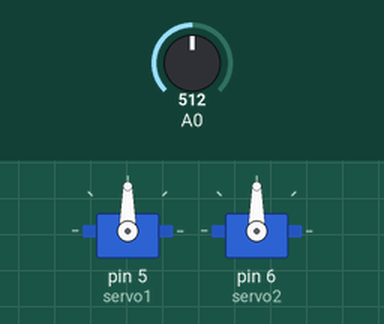
Recording of a sketch running on a simulated Arduino Uno, built with avr-gcc and run on an emulated ATmega328P. Parts: 2 × servo. The test bench sets the inputs (shaded band); at power-on: A0 = 512.

Above: at 1.2 s.
1.3 s: A0 set to 716
At 1.6 s:
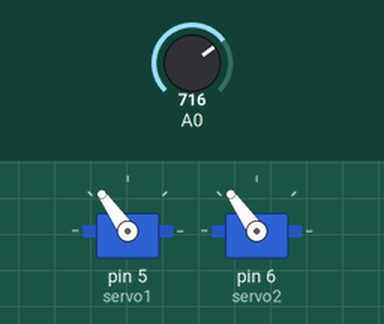
2.8 s: A0 set to 900
At 3.9 s:
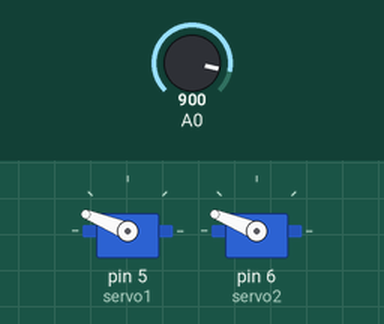
4.3 s: A0 set to 1023
At 5.0 s:
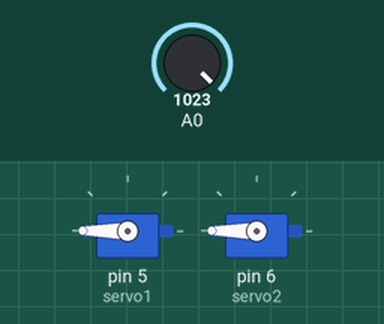
5.8 s: A0 set to 306
At 6.2 s:
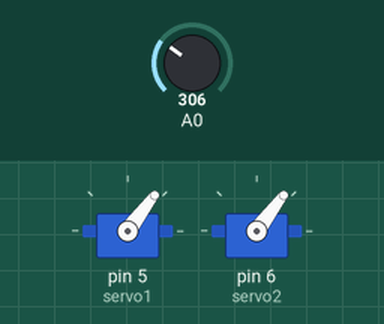
7.3 s: A0 set to 122
At 7.9 s:
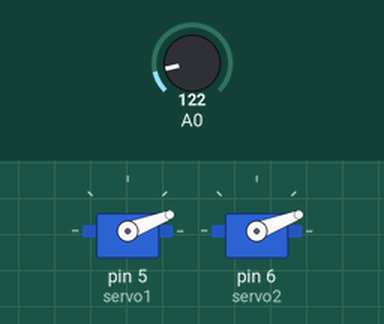
Timing chart, 0 to 9.8 s (numbered marks = the images above; inputs shaded):
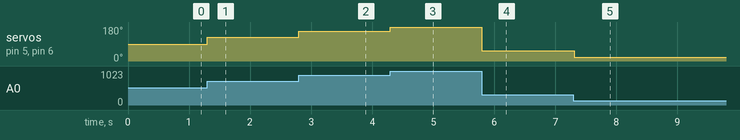

The sketch:

servo.ino
```cpp
#include <Servo.h>

Servo servo1;
Servo servo2;

void setup() {
  servo1.attach(5);
  servo2.attach(6);

}

void loop() {
  int angle = analogRead(0);
  angle = map(angle,0,1023,0,180);
  servo1.write(angle);
  servo2.write(angle);
  delay(15);

}
```

Measured:
- after the input at 1.3 s, servo on pin 5 (servo1), servo on pin 6 (servo2): 90° → 125° at once
- after the input at 2.8 s, servo on pin 5 (servo1), servo on pin 6 (servo2): 125° → 158° at once
- after the input at 4.3 s, servo on pin 5 (servo1), servo on pin 6 (servo2): 158° → 180° at once
- after the input at 5.8 s, servo on pin 5 (servo1), servo on pin 6 (servo2): 180° → 53° at once
- after the input at 7.3 s, servo on pin 5 (servo1), servo on pin 6 (servo2): 53° → 21° at once
